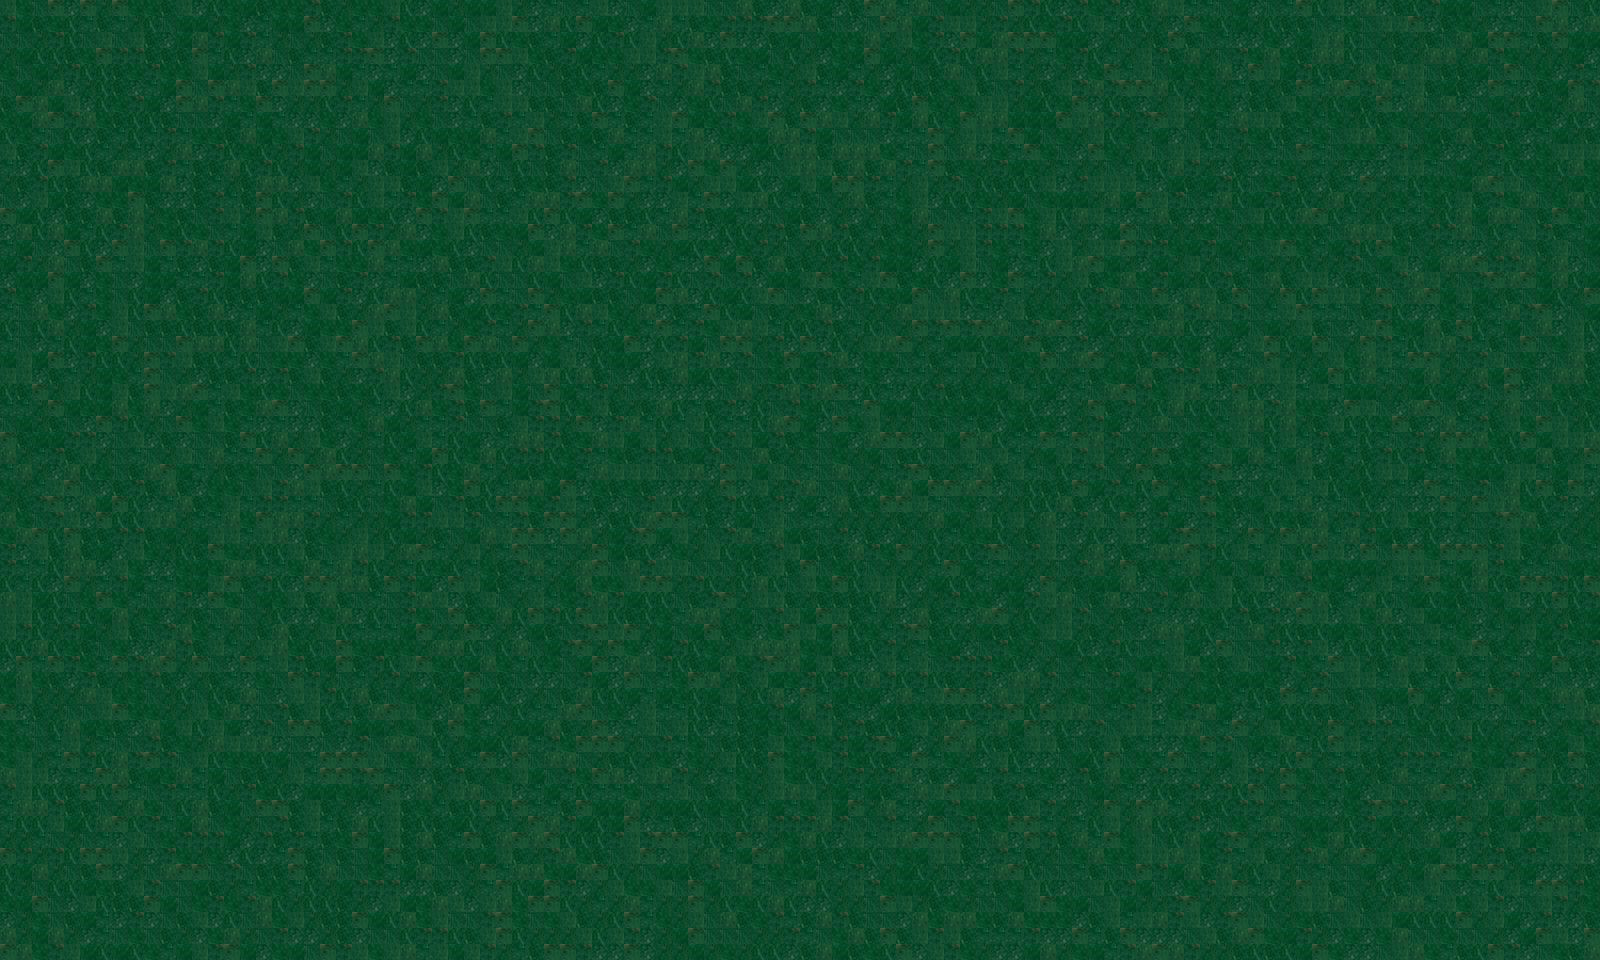

Rendered tile map (Tiled .tmx) drawn with the repository's tilesets; below, a short description and the map source with its tile grids summarised:
An orthogonal 100x60 tile map with 16x16 px tiles, 2 tile layers (groundLayer, itemsLayer1).

<map version="1.0" tiledversion="1.1.5" orientation="orthogonal" renderorder="right-down" width="100" height="60" tilewidth="16" tileheight="16" infinite="0" nextobjectid="1">
 <tileset firstgid="1" source="../LevelColors/greenGroundTiles.tsx" />
 <layer name="groundLayer" width="100" height="60">
  <data>[6000 cells, 6000 non-empty, 12 distinct tile ids]</data>
 </layer>
 <layer name="itemsLayer1" width="100" height="60">
  <data>[6000 cells, 0 non-empty, 0 distinct tile ids]</data>
 </layer>
</map>